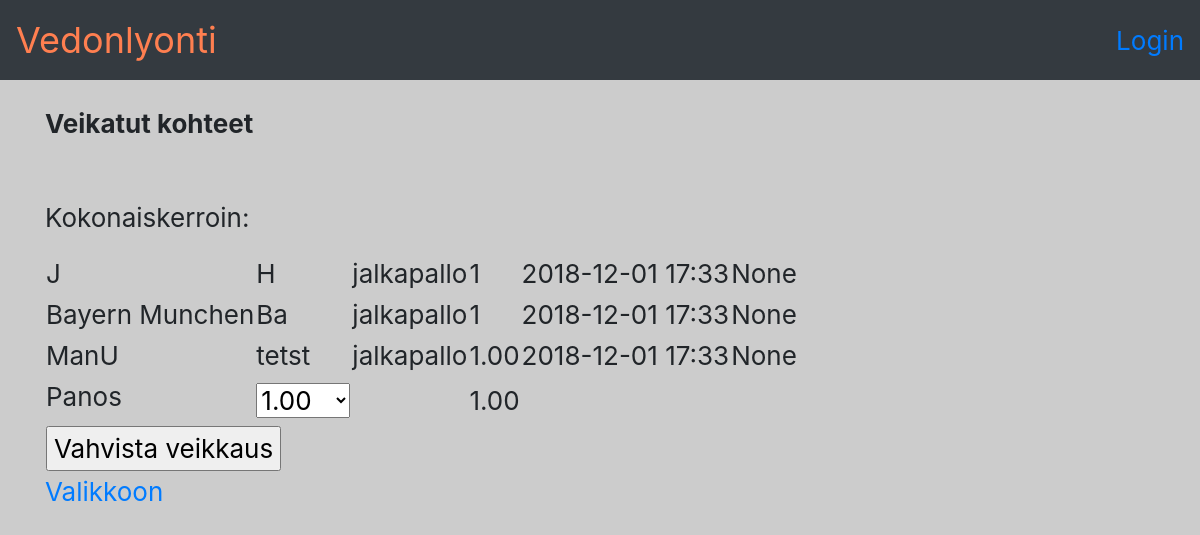
The app's page /tapahtuma/moniveto/ready with its own data.
### application/laji/models.py (models this page shows, shortened)
class Laji(Base):
    nimi = db.Column(db.String, nullable=False)

### application/tapahtuma/models.py (models this page shows, shortened)
class Tapahtuma(Base):
    koti = db.Column(db.String, nullable=False)
    vieras = db.Column(db.String, nullable=False)
    kerroin1 = db.Column(db.DECIMAL, nullable=False)
    kerroinx = db.Column(db.DECIMAL, nullable=False)
    kerroin2 = db.Column(db.DECIMAL, nullable=False)
    laji_id = db.Column(db.Integer, db.ForeignKey('laji.id'),
                           nullable=False)
    date_expire = db.Column(db.DateTime)
    active = db.Column(db.Boolean, nullable= False)
    tulos = db.Column(db.String, nullable=False)
    @staticmethod
    def haeMonivetoTapahtumat():
        good_events = 0
        present = datetime.now()
        stmt = text("SELECT tapahtuma.id, koti, vieras, laji_id, kerroin1, kerroin2, kerroinx, date_expire"
                    " FROM tapahtuma, laji"
                    " WHERE active = 1"
                    " AND laji.id = tapahtuma.laji_id"
                     )
        res = db.engine.execute(stmt)
        response = []
        for row in res:
            d = str(datetime.strptime(str(row[7]), '%Y-%m-%d %H:%M:%S.%f'))
            d = d[0:16]
            response.append({"id":row[0], "koti":row[1], "vieras":row[2], "laji":haeLaji(row[3]), "kerroin1":row[4], "kerroin2":row[5], "kerroinX":row[6], "date_expire":d})
        return response

### application/tapahtuma/views.py (the view)
@app.route("/tapahtuma/moniveto/ready", methods=["GET", "POST"])
def ready_moniveto():
    form = TapahtumaForm(request.form)
    t1 = form.moniveto1.data
    t2 = form.moniveto2.data
    t3 = form.moniveto3.data
    if (t1=="-" and t2=="-" and t3=="-"):
        return redirect(url_for("tapahtumat_moniveto"))
    tap = Tapahtuma.haeMonivetoTapahtumat()
    tapahtumat = []
    kerroin = 1
    if(t1!="-"):
        t = tap[0]
        tkerroin = 1 #tamakerroin
        if (t1 == "1"):
            kerroin = kerroin*t["kerroin1"]
            tkerroin = t["kerroin1"]
        elif (t1 == "X"):
            kerroin = kerroin*t["kerroinX"]
            tkerroin = t["kerroinX"]
        elif (t1 == "2"):
            kerroin = kerroin*t["kerroin2"]
            tkerroin = t["kerroin2"]
        tapahtumat.append({"id":t["id"], "koti":t["koti"], "vieras":t["vieras"], "laji":t["laji"], "kerroin":tkerroin, "date_expire":t["date_expire"], "veto":t1})
    if(t2!="-"):
        t = tap[1]
        tkerroin = 1
        if (t2 == "1"):
            kerroin = kerroin*t["kerroin1"]
            tkerroin = t["kerroin1"]
        elif (t2 == "X"):
            kerroin = kerroin*t["kerroinX"]
            tkerroin = t["kerroinX"]
        elif (t2 == "2"):
            kerroin = kerroin*t["kerroin2"]
            tkerroin = t["kerroin2"]
        tapahtumat.append({"id":t["id"], "koti":t["koti"], "vieras":t["vieras"], "laji":t["laji"], "kerroin":tkerroin, "date_expire":t["date_expire"], "veto":t2})
    if(t3!="-"):
        t = tap[2]
        tkerroin = 1
        if (t3 == "1"):
            kerroin = kerroin*t["kerroin1"]
            tkerroin = t["kerroin1"]
        elif (t3 == "X"):
            kerroin = kerroin*t["kerroinX"]
            tkerroin = t["kerroinX"]
        elif (t3 == "2"):
            kerroin = kerroin*t["kerroin2"]
            tkerroin = t["kerroin2"]
        tkerroin = ("%.2f" % tkerroin)
        kerroin = ("%.2f" % kerroin)
        tapahtumat.append({"id":t["id"], "koti":t["koti"], "vieras":t["vieras"], "laji":t["laji"], "kerroin":tkerroin, "date_expire":t["date_expire"], "veto":t3})
    moniveto.setMonivetokerroin(kerroin)
    moniveto.setMonivetotapahtumat(tapahtumat)
    kerroin = ("%.2f" % float(kerroin))
    return render_template("tapahtumat/moniveto2.html", tapahtumat=tapahtumat,kerroin=kerroin, form=TapahtumaForm())

### application/tapahtuma/forms.py
class TapahtumaForm(FlaskForm):
    moniveto1 = SelectField('Veikkaus', choices=ChoicesMoniveto)
    moniveto2 = SelectField('Veikkaus', choices=ChoicesMoniveto)
    moniveto3 = SelectField('Veikkaus', choices=ChoicesMoniveto)
    tulosveto_koti = SelectField('Veikkaus', choices=ChoicesTulosveto)
    tulosveto_vieras = SelectField('Veikkaus', choices=ChoicesTulosveto)
    panos = SelectField('Panos', choices=[('1','1.00'), ('2','2.00'), ('3','3.00'), ('5','5.00'), ('10','10.00'), ('20','20.00')])
    class Meta:
        csrf = False

### application/tapahtuma/models.py (called while the page is built)
def haeLaji(laji_id=0):
        stmt = text("SELECT nimi"
                    " FROM laji"
                     " WHERE id = :id"
                     ).params(id = laji_id)
        res = db.engine.execute(stmt)
        response = []
        for row in res:
            response.append({"nimi":row[0]})
        return response[0]["nimi"]

### application/tapahtuma/views.py (called while the page is built)
    def setMonivetotapahtumat(self,mv):
        self.monivetotapahtumat = mv

    def setMonivetokerroin(self,mv):
        self.monivetokerroin = mv

### application/templates/tapahtumat/moniveto2.html (shortened to what this page needs)
{% extends "layout.html" %}
{% block body %}
<p><b>Veikatut kohteet</b></p>
<br>
<form method="POST" action="{{ url_for('create_moniveto') }}">
  <table>
    {% for tapahtuma in tapahtumat %}
              <tr>
          <td>{{ tapahtuma.koti }}</td>
          <td>{{ tapahtuma.vieras }}</td>
          <td>{{ tapahtuma.laji }}</td>
          <td>{{ tapahtuma.kerroin }}</td>
          <td>{{ tapahtuma.date_expire }}</td>
          <td>{{ tapahtuma.veto }}</td>
          </tr>
      {% endfor %}
      <td>{{ form.panos.label }}</td>
      <td>{{ form.panos }}</td>
      <td></td>
      <p>Kokonaiskerroin:</p>
      <td>{{ kerroin }}</td>
          <tr>
            <td colspan="2">
        <input type="submit" value="Vahvista veikkaus"/>
            </td>
          </tr>
      </form>
<a href="{{ url_for('index') }}">Valikkoon</a>
{% endblock %}

### records on screen
Laji: koti "J", vieras "H", laji "jalkapallo", kerroin "1", date_expire "2018-12-01 17:33", veto "None", laji "jalkapallo" "jalkapallo"
Tapahtuma: koti "Bayern Munchen", vieras "Ba"
Tapahtuma: koti "ManU", vieras "tetst"

### other values on screen
{{ tapahtuma.kerroin }} "1" "1.00"
{{ tapahtuma.date_expire }} "2018-12-01 17:33" "2018-12-01 17:33"
{{ tapahtuma.veto }} "None" "None"
{{ kerroin }} "1.00"
